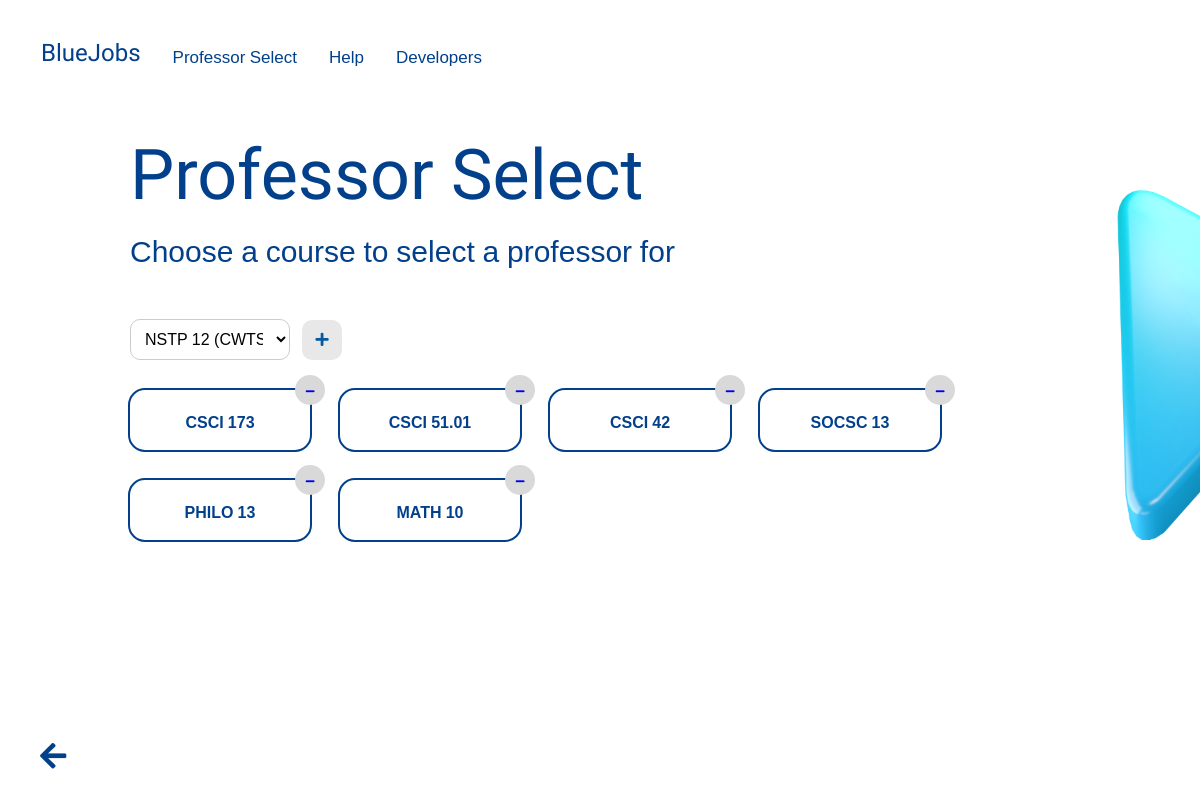
Page /professor_select/course_select (signed in) on the committed database.
### professor_select/models.py (models this page shows)
class Course (models.Model):
    course_code = models.CharField(max_length = 20, unique = True)
    course_title = models.CharField(max_length = 255)
    department = models.ForeignKey(Department, related_name = "department_classes",
                                on_delete = models.CASCADE, default = get_department)
    def __str__(self):
        return '{}'.format(self.course_code)

### professor_select/views.py (the view, shortened to what this page needs)
# urls.py: path('course_select', course_select_view, name = 'course_select'),
def course_select_view(request):
    if request.user.is_authenticated and request.user.is_student:
        current_user = request.user
        student = Student.objects.get(pk = current_user.pk)
        args = {
            'current_user': current_user,
            'form': CourseSelectForm,
            'user': student,
        }
        added_courses = [course.course for course in student.courses.all()]
        args['added_courses'] = added_courses
        course_selection = []
        for course in Course.objects.all():
            if course not in added_courses:
                course_selection.append(course)
        args['course_selection'] = course_selection
        return render(request, 'professor_select/course-select.html', args)
    else:
        return redirect('landing_page:home')

### professor_select/templates/professor_select/course-select.html (shortened to what this page needs)
{% extends 'base.html' %}
{% load static %}
{% block content %}
    <div class="white-bg prof-select">
      <ul class="navbar">
          <li><a class="bluejobsnav" href="{% url 'landing_page:homepage-student' %}">BlueJobs</a></li>
          <li><a href="{% url 'professor_select:course_select' %}">Professor Select</a></li>
          <li><a href="{% url 'professor_select:course_select' %}">Help </a></li>
          <li><a href="{% url 'professor_select:course_select' %}">Developers </a></li>
          <li><a class="contrast-signout" href="{% url 'landing_page:login' %}">Sign Out</a></li>
      </ul>
      <img src="{% static 'profselect_icon.png' %}" class="landing-icon">
      <div class="title-box">
        <h1 class="homepage-title">Professor Select</h1>
        <p class="homepage-subtitle">Choose a course to select a professor for</p>
        <br><br><br>
        <form method="POST" class="course-form">
          <select name="course_list_select">
            {% for course in course_selection %}
            <option value="{{ course }}">{{ course.course_code }}</option>
            {% endfor %}
          </select>
          <button type="submit" class="add-course-btn"><i class="fas fa-plus"></i></button>
        </form>
        <div class="dropdown">
          <table class="table">
            <tbody>
              {% for course in added_courses %}
              {% if forloop.counter0|divisibleby:4 %}
              <tr>
              {% endif %}
                <td data-url="{% url 'professor_select:professor_list' course.pk %}">
                  <h2>{{ course }}</h2>
                  <div class="remove-icon-container">
                    <a href="{% url 'professor_select:course_remove' course.pk %}" class="remove-icon"><i class="fas fa-minus"></i></a>
                  </div>
                </td>
              {% if forloop.last or forloop.counter0|add:1|divisibleby:4 %}
              </tr>
              {% endif %}
              {% endfor %}
            </tbody>
          </table>
        </div>
      </div>
    </div>
    <a href="{% url 'landing_page:homepage-student' %}" class="back-arrow-dark">
      <i class="fas fa-arrow-left"></i>
    </a>
{% endblock %}

### static/css/style.css (style rules this page uses)
body { background: linear-gradient(120deg, #023E8A, #023E8A, #5ABDDC, #0D9CCA); background-size: 300% 300%; animation: gradient 15s ease infinite; height: 100vh; margin: 0; overflow-x: hidden; overflow-y: hidden; }
.white-bg { position: relative; background-color: white; height: 100vh; width: 100vw; overflow-y: hidden; overflow-x: hidden; z-index: 1; }
.back-arrow-dark { position: fixed; bottom: 50px; left: 40px; width: 10px; height: 10px; font-size: 30px; color: #02408B; cursor: pointer; z-index: 9999; }
.landing-icon { position: absolute; width: 350px; height: 350px; top: 190px; left: 1100px; transform: translateY(0); animation: bob2 2s ease-in-out; animation-direction: alternate; animation-iteration-count: infinite; z-index: 3; }
.white-bg .title-box { position: absolute; left: 130px; top: 180px; }
.white-bg .homepage-title { font-family: "Bowlby One SC", sans-serif; font-weight: 400; font-size: 70px; font-style: normal; color: #02408B; padding-bottom: -40px; margin-top: 0; margin-bottom: 0; line-height: 110px; }
.white-bg .homepage-subtitle { margin-top: 0; margin-bottom: 0; color: #02408B; font-size: 30px; font-family: "Noto Sans Khojki", sans-serif; font-weight: 400; font-style: normal; line-height: 35px; }
.title-box { position: absolute; left: 180px; top: 250px; }
.homepage-title { font-family: "Bowlby One SC", sans-serif; font-weight: 400; font-size: 100px; font-style: normal; color: white; padding-bottom: -40px; margin-top: 0; margin-bottom: 0; line-height: 120px; }
.title-box a { text-decoration: none; }
.homepage-subtitle { margin-top: 0; margin-bottom: 0; color: white; font-size: 25px; font-family: "Noto Sans Khojki", sans-serif; font-weight: 400; font-style: normal; line-height: 35px; }
.prof-select .title-box { position: absolute; left: 130px; top: 120px !important; }
.contrast-signout { color: white !important; }
.table { border-collapse: separate; border-spacing: 30px; margin-left: -30px; }
.table td { position: relative; text-align: center; min-width: 160px; max-width: 160px; padding: 10px; border-radius: 15px; color: #02408B; font-family: "Noto Sans Khojki", sans-serif; background-color: white; outline: 2px solid #02408B; cursor: pointer; transition: 0.5s ease; }
.table td h2 { font-size: 16px; margin-top: 5px; margin-bottom: 5px; }
.remove-icon-container { background-color: #D9D9D9; width: 30px; height: 30px; border-radius: 50%; position: absolute; top: -15px; right: -15px; display: flex; justify-content: center; align-items: center; }
.remove-icon { font-size: 10px; text-decoration: none; }
.course-form select { width: 160px; padding: 10px; border-radius: 10px; border: 1px solid #ccc; background-color: #fff; font-size: 16px; outline: none; }
.course-form select option { padding: 10px; }
.course-form { display: flex; align-items: center; }
.add-course-btn { width: 40px; height: 40px; border-radius: 10px;; background-color: #e8e8e8; color: #07599D; border: none; cursor: pointer; font-size: 20px; display: flex; justify-content: center; align-items: center; }
.add-course-btn i { font-size: 0.75em; }
.prof-details th, td { border: none; padding-right: 20px; text-align: left; }
.navbar { position: relative; list-style-type: none; margin: 25px; padding: 0; overflow: hidden; background-color: transparent; font-family: "Noto Sans Khojki", sans-serif; font-weight: 400; font-style: normal; font-size: 17px; z-index: 9999; }
.navbar li:last-child { float: right; }
.bluejobsnav { font-family: "Bowlby One SC", sans-serif; font-weight: 400; font-size: 24px; font-style: normal; }
li { float: left; }
li a { display: block; color: white; text-align: center; padding: 14px 16px; text-decoration: none; border-radius: 10px; transition: 0.3s; float: left; }
.white-bg li a { color: #02408B; }

### rows in the picture
Course: course_code "CSCI 173"
Course: course_code "CSCI 51.01"
Course: course_code "CSCI 42"
Course: course_code "SOCSC 13"
Course: course_code "PHILO 13"
Course: course_code "MATH 10"

### other values in the picture
form field course_list_select "NSTP 12 (CWTS)"
